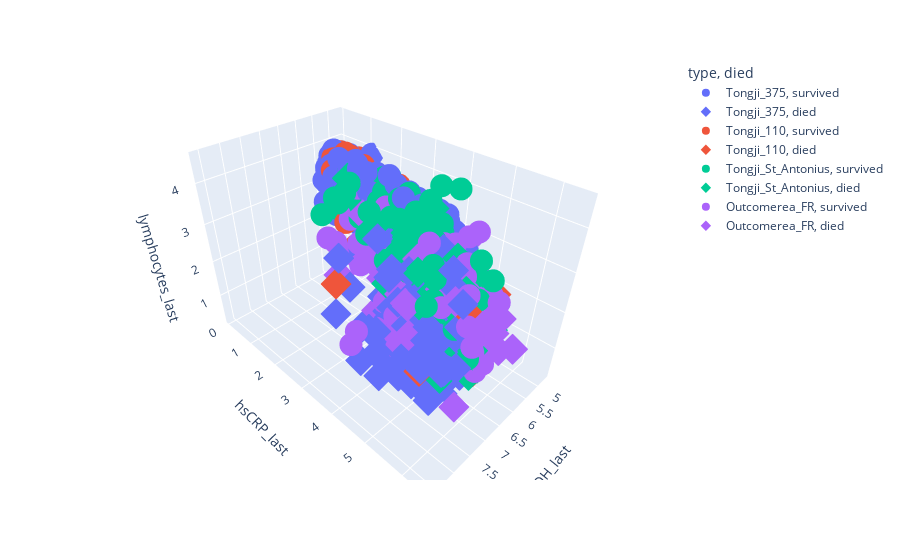

The notebook cell this image was saved under:
### Code cell
fig = px.scatter_3d(df_combined1, x = 'LDH_last', 
                    y = 'hsCRP_last', z = 'lymphocytes_last', color = 'type', symbol = 'died')
#fig.update_layout(scene = dict(
 #       xaxis = dict(nticks=10, range=[0,2000],)))
fig.show()
fig.write_html("3d_plot_hospitals.html")
